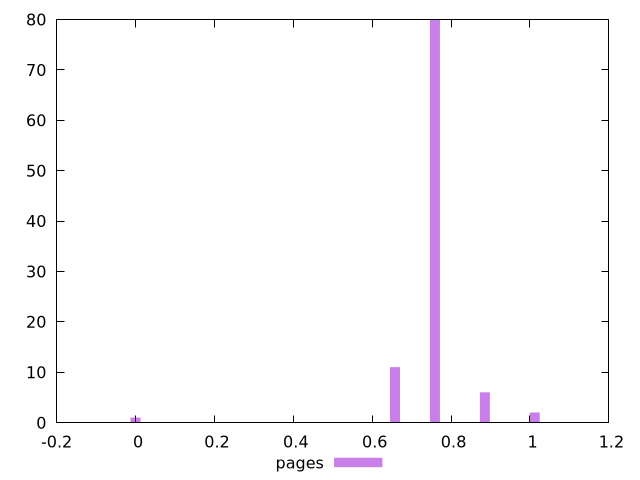

The gnuplot source for this figure:
$_pages <<EOF
1.01209345119138 2
0.657860743274397 11
0.759070088393535 80
0 1
0.8855817697924575 6
EOF
set key outside below
set terminal pngcairo
set output "report_00005_2020-11-02T22-26-11.212Z/unminified-css/pages//hist.png"
set yrange [0:80]
set boxwidth 0.0253023362797845
set style fill transparent solid 0.5 noborder
plot $_pages title "pages" with boxes ,
